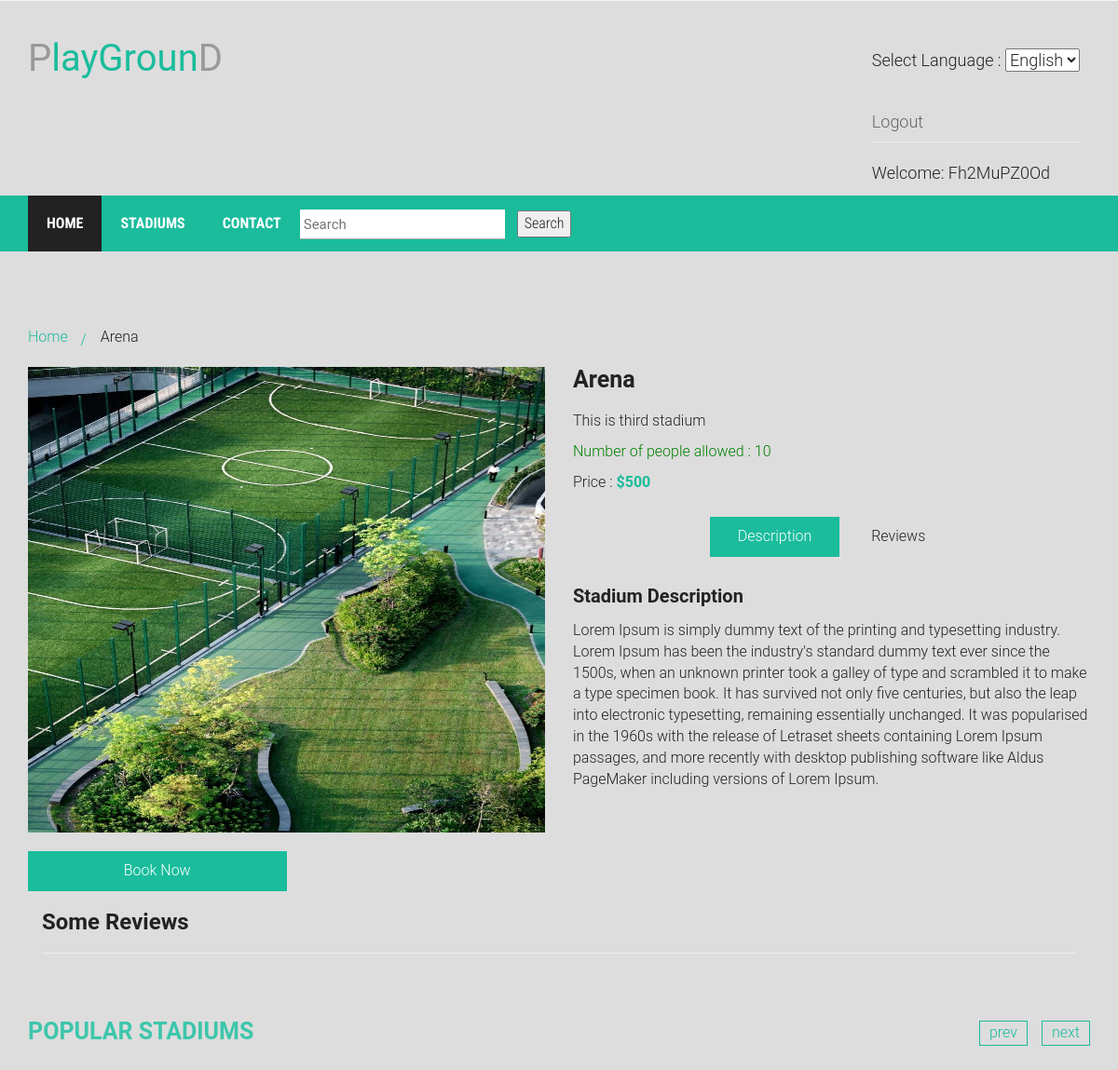
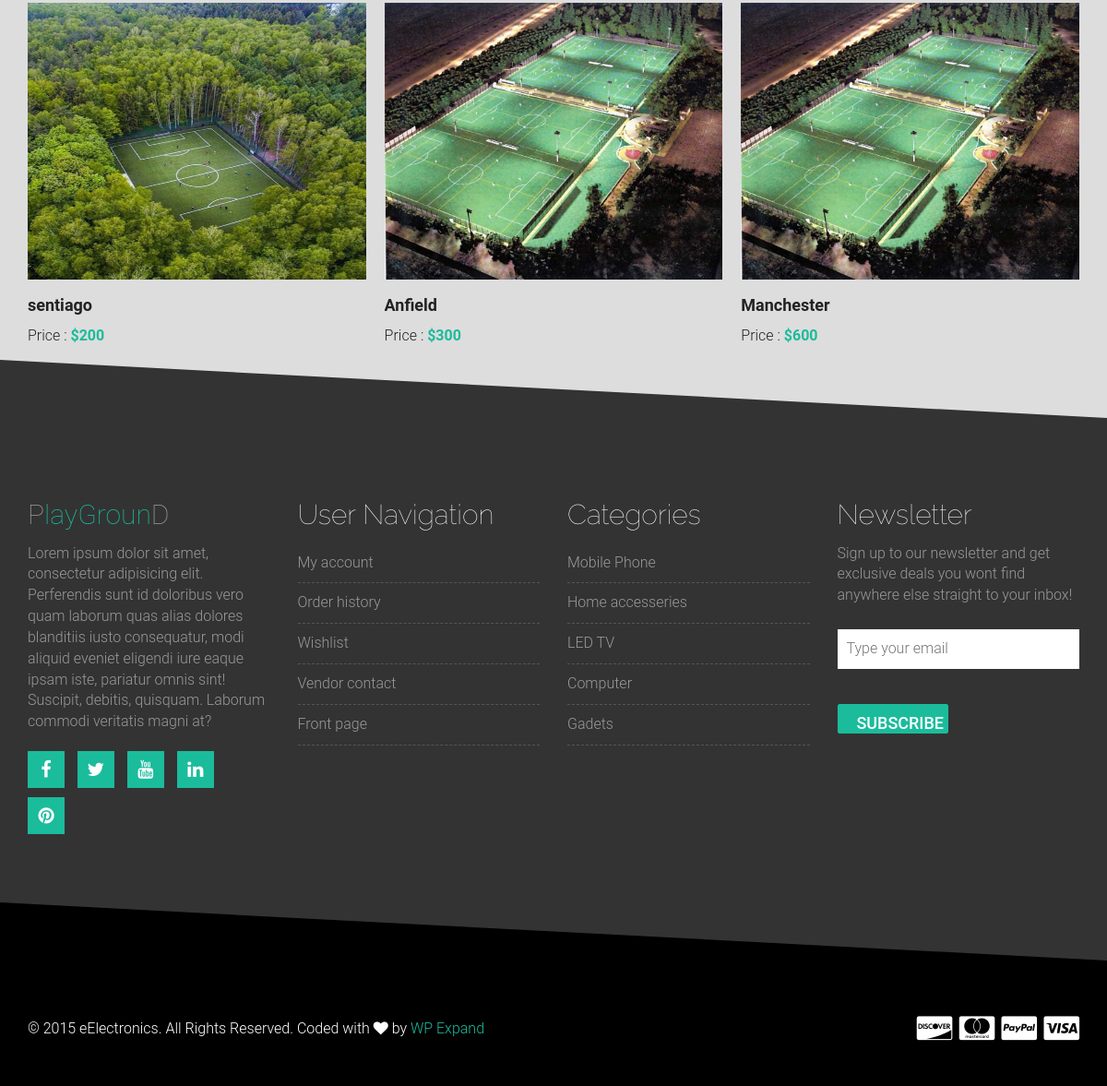
The page /product.php?stadium=arena on the database its author committed (2 pictures, top to bottom).
### tables this page shows
CREATE TABLE `products` (
  `id` int(11) NOT NULL,
  `name` varchar(255) DEFAULT NULL,
  `slug` varchar(255) NOT NULL,
  `short_description` text NOT NULL,
  `description` text NOT NULL,
  `image` varchar(255) NOT NULL,
  `regular_price` decimal(10,0) NOT NULL,
  `sale_price` decimal(10,0) DEFAULT NULL,
  `numberofperson` int(11) NOT NULL
);

### db.php (called while the page is built, shortened)
<?php
    $username = "Fh2MuPZ0Od";
?>

### product.php (the view, shortened to what this page needs)
<?php
    include "db.php";
	include "init.php";
    $slug = $_GET['stadium'];
    $sql = "SELECT * FROM products WHERE slug = '$slug'";
    $result = mysqli_query($conn, $sql);
    if(mysqli_num_rows($result) == 1)
    {
        include $templateRoute . "header.php";
        $row = mysqli_fetch_assoc($result);
        $query = "SELECT * FROM products WHERE slug != '$slug' LIMIT 6";
        $data = mysqli_query($conn, $query);
        ?>
        <div class="single-product-area">
            <div class="zigzag-bottom"></div>
            <div class="container">
                <div class="row">
                    <div class="col-md-12">
                    </div>
                    <div class="col-md-12">
                        <div class="product-content-right">
                            <div class="product-breadcroumb">
                                <a href="home.php">Home</a>
                                <span><?php echo $row['name'] ?></span>
                            </div>
                            <div class="row">
                                <div class="col-sm-6">
                                    <div class="product-images">
                                        <div class="product-main-img">
                                            <img src="layouts/img/<?php echo $row['image'] ?>" alt="" style="width: 100%; height: 500px;">
                                        </div>
                                        <a class="add_to_cart_button" href="booking.php?stadium=<?php echo $row['slug'] ?>" style="padding: 10px 60px; width: 50%; text-align: center;">
                                            Book Now
                                        </a>
                                    </div>
                                </div>
                                <div class="col-sm-6">
                                    <div class="product-inner">
                                        <h2 class="product-name"><?php echo $row['name'] ?></h2>
                                        <p><?php echo $row['short_description'] ?></p>
                                        <p style="color: green">
                                            Number of people allowed : <?php echo $row['numberofperson'] ?>
                                        </p>
                                        <div class="product-inner-price">
                                                <span>Price : </span>
                                                <ins>$<?php echo $row['regular_price'] ?></ins>
                                        </div>
                                        <div role="tabpanel" style="margin-top: 10px;">
                                            <ul class="product-tab" role="tablist">
                                                <li role="presentation" class="active"><a href="#home" aria-controls="home" role="tab" data-toggle="tab">Description</a></li>
                                                <li role="presentation"><a href="#profile" aria-controls="profile" role="tab" data-toggle="tab">Reviews</a></li>
                                            </ul>
                                            <div class="tab-content">
                                                <div role="tabpanel" class="tab-pane fade in active" id="home">
                                                    <h2>Stadium Description</h2>
                                                    <p><?php echo $row['description'] ?></p>
                                                </div>
                                            </div>
                                        </div>
                                    </div>
                                </div>
                            </div>
                            <div class="row" style="margin: 20px 0;">
                                <div class="col-md-12">
                                    <div>
                                        <h3 style="font-weight: bold;">Some Reviews</h3>
                                        <hr>
                                    </div>
                                </div>
                            </div>
                        </div>
                    </div>
                </div>
                <?php
                if(mysqli_num_rows($data) > 0){
                    ?>
                    <div class="row">
                        <div class="col-md-12">
                            <div class="related-products-wrapper">
                                <h2 class="related-products-title">Popular Stadiums</h2>
                                <div class="related-products-carousel">
                    <?php
                    while($rows = mysqli_fetch_assoc($data))
                    {?>
                        <div class="single-product">
                            <div class="product-f-image">
                                <a href="product.php?stadium=<?php echo $rows['slug'] ?>">
                                    <img src="layouts/img/<?php echo $rows['image']  ?>" alt="" style="width: 100%; height: 300px !important;">
                                </a>
                            </div>
                            <h2>
                                <a href="product.php?stadium=<?php echo $rows['slug'] ?>">
                                    <?php echo $rows['name'] ?>
                                </a>
                            </h2>
                            <div class="product-carousel-price">
                                <span>Price : </span>
                                <ins>$<?php echo $rows['regular_price'] ?></ins>
                            </div>
                        </div>
                    <?php
                    }
                    ?>
                                </div>
                            </div>
                        </div>
                    </div>
                <?php
                }
                ?>
            </div>
        </div>
        <?php
        include $templateRoute . "footer.php";
    }else{
        echo "NOT Found";
    }
?>

### includes/templates/header.php (shortened to what this page needs)
<!DOCTYPE html>
<html lang="en">
  <head>
    <link rel="stylesheet" href="https://maxcdn.bootstrapcdn.com/bootstrap/3.2.0/css/bootstrap.min.css">
    <link rel="stylesheet" href="https://maxcdn.bootstrapcdn.com/font-awesome/4.3.0/css/font-awesome.min.css">
    <link rel="stylesheet" href="layouts/css/owl.carousel.css">
    <link rel="stylesheet" href="layouts/style.css">
    <link rel="stylesheet" href="layouts/css/responsive.css">
  </head>
  <body>
    <div class="site-branding-area">
        <div class="container">
            <div class="row">
                <div class="col-sm-6">
                    <div class="logo">
                        <h1><a href="home.php">P<span>layGroun</span>D</a></h1>
                    </div>
                </div>
                <div class="col-sm-6">
                    <div class="shopping-item">
                    <div class="phppot-container">
                    <form method='get' action='' id='form_lang' > <?=_SELECT_LANGUAGE ?> <select name='lang' onchange='changeLang();' >
                             <option value='en' <?php if(isset($_SESSION['lang']) && $_SESSION['lang'] == 'en'){ echo "selected"; } ?> >English</option>
                        </select>
                    </form>
                        <div class="page-header">
                            <span class="login-signup"><a href="logout.php"><?=_LOGOUT?></a></span>
                        </div>
		                    <div class="page-content"><?=_WELCOME?> <?php echo $username;?></div>
                    </div>
                    </div>
                </div>
            </div>
        </div>
    </div>
    <div class="mainmenu-area">
        <div class="container">
            <div class="row">
                <div class="navbar-collapse collapse">
                    <ul class="nav navbar-nav">
                        <li class="active"><a href="home.php"><?= _HOME ?></a></li>
                        <li><a href="stadiums.php"><?=_STADIUMS?></a></li>
                        <li><a href="#"><?=_CONTACT?></a></li>
                        <li >
                            <form action="stadiums.php" method="GET">
                                <div class="row">
                                    <div class="col-md-4">
                                        <input type="text" name="search" placeholder=<?=_SEARCH_TEXT?> style="margin: 15px 0 0 0;">
                                    </div>
                                    <div class="col-md-4">
                                        <button style="margin: 16px 0 0 90px;"><?=_SEARCH_ICON?></button>
                                    </div>
                                </div>
                            </form>
                        </li>
                    </ul>
                </div>
            </div>
        </div>
    </div>

### includes/templates/footer.php (shortened to what this page needs)
<div class="footer-top-area">
        <div class="zigzag-bottom"></div>
        <div class="container">
            <div class="row">
                <div class="col-md-3 col-sm-6">
                    <div class="footer-about-us">
                        <h2>P<span>layGroun</span>D</h2>
                        <p>Lorem ipsum dolor sit amet, consectetur adipisicing elit. Perferendis sunt id doloribus vero quam laborum quas alias dolores blanditiis iusto consequatur, modi aliquid eveniet eligendi iure eaque ipsam iste, pariatur omnis sint! Suscipit, debitis, quisquam. Laborum commodi veritatis magni at?</p>
                        <div class="footer-social">
                            <a href="#" target="_blank"><i class="fa fa-facebook"></i></a>
                            <a href="#" target="_blank"><i class="fa fa-twitter"></i></a>
                            <a href="#" target="_blank"><i class="fa fa-youtube"></i></a>
                            <a href="#" target="_blank"><i class="fa fa-linkedin"></i></a>
                            <a href="#" target="_blank"><i class="fa fa-pinterest"></i></a>
                        </div>
                    </div>
                </div>
                <div class="col-md-3 col-sm-6">
                    <div class="footer-menu">
                        <h2 class="footer-wid-title">User Navigation </h2>
                        <ul>
                            <li><a href="#">My account</a></li>
                            <li><a href="#">Order history</a></li>
                            <li><a href="#">Wishlist</a></li>
                            <li><a href="#">Vendor contact</a></li>
                            <li><a href="#">Front page</a></li>
                        </ul>
                    </div>
                </div>
                <div class="col-md-3 col-sm-6">
                    <div class="footer-menu">
                        <h2 class="footer-wid-title">Categories</h2>
                        <ul>
                            <li><a href="#">Mobile Phone</a></li>
                            <li><a href="#">Home accesseries</a></li>
                            <li><a href="#">LED TV</a></li>
                            <li><a href="#">Computer</a></li>
                            <li><a href="#">Gadets</a></li>
                        </ul>
                    </div>
                </div>
                <div class="col-md-3 col-sm-6">
                    <div class="footer-newsletter">
                        <h2 class="footer-wid-title">Newsletter</h2>
                        <p>Sign up to our newsletter and get exclusive deals you wont find anywhere else straight to your inbox!</p>
                        <div class="newsletter-form">
                            <form action="#">
                                <input type="email" placeholder="Type your email">
                                <input type="submit" value="Subscribe">
                            </form>
                        </div>
                    </div>
                </div>
            </div>
        </div>
    </div>
    <div class="footer-bottom-area">
        <div class="container">
            <div class="row">
                <div class="col-md-8">
                    <div class="copyright">
                        <p>&copy; 2015 eElectronics. All Rights Reserved. Coded with <i class="fa fa-heart"></i> by <a href="https://wpexpand.com" target="_blank">WP Expand</a></p>
                    </div>
                </div>
                <div class="col-md-4">
                    <div class="footer-card-icon">
                        <i class="fa fa-cc-discover"></i>
                        <i class="fa fa-cc-mastercard"></i>
                        <i class="fa fa-cc-paypal"></i>
                        <i class="fa fa-cc-visa"></i>
                    </div>
                </div>
            </div>
        </div>
    </div>
  </body>
</html>

### layouts/css/responsive.css (style rules this page uses)
@media only screen and (min-width: 992px) and (max-width: 1280px) { input[type="submit"], button[type="submit"] { padding: 11px 15px; } }

### rows shown on the page
products: name "Arena", image (picture), short_description "This is third stadium", numberofperson "10", regular_price "500", description "Lorem Ipsum is simply dummy text of the printing and typesetting industry. Lorem Ipsum has been the industry's standard dummy text ever since the 1500s, when an unknown printer took a galley of type and scrambled it to make a type specimen book. It has survived not only five centuries, but also the leap into electronic typesetting, remaining essentially unchanged. It was popularised in the 1960s with the release of Letraset sheets containing Lorem Ipsum passages, and more recently with desktop publishing software like Aldus PageMaker including versions of Lorem Ipsum."
products: image (picture), name "sentiago", regular_price "200"
products: image (picture), name "Anfield", regular_price "300"
products: image (picture), name "Manchester", regular_price "600"

### other values the page prints
_SELECT_LANGUAGE "Select Language :"
_LOGOUT "Logout"
_WELCOME "Welcome:"
$username "Fh2MuPZ0Od"
_HOME "HOME"
_STADIUMS "STADIUMS"
_CONTACT "CONTACT"
_SEARCH_ICON "Search"
